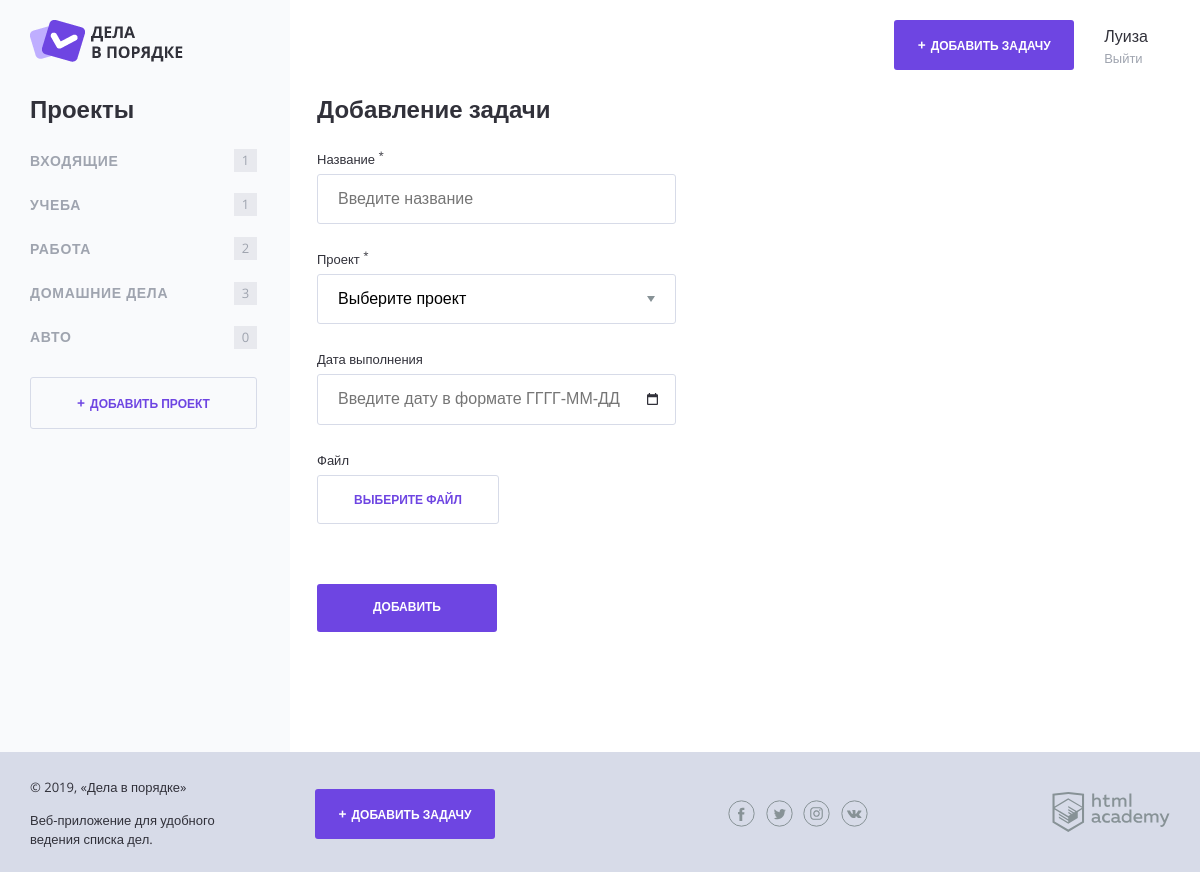
Page /?Add_Task on the committed database.
### tables this page shows
CREATE TABLE `project` (
  `ID` int(10) UNSIGNED NOT NULL,
  `Title` varchar(255) NOT NULL,
  `Autor` int(10) UNSIGNED NOT NULL
);

### helpers.php (called while the page is built, shortened)
<?php
function include_template($name, array $data = [])
{
    $name = 'templates/' . $name;
    extract($data);
    require $name;
    $result = ob_get_clean();
    return $result;
}
function getPostVal($name)
{
    return $_POST[$name] ?? "";
}
?>

### request.php (called while the page is built, shortened)
<?php
function GET_project($con, $user_id) {
    $sql = "SELECT ID, Title, Autor, (SELECT COUNT(*) FROM `task` WHERE `Category` = `project`.ID) AS `Quantity`  FROM `project` WHERE `Autor` = ".intval($user_id);
    $result = mysqli_query($con, $sql);
    $projectz = mysqli_fetch_all($result, MYSQLI_ASSOC);
    return $projectz;
}
?>

### templates/add.php (the view, shortened to what this page needs)
<?php
$errors_keys = [];
?>
<section class="content__side">
    <h2 class="content__side-heading">Проекты</h2>
    <nav class="main-navigation">
        <ul class="main-navigation__list">
        	<?php foreach ($projectz as $key => $projez): ?>
            <li class="main-navigation__list-item">
                <a class="main-navigation__list-item-link" href="index.php?project=<?=htmlspecialchars($projez['Title']); ?>"><?=htmlspecialchars($projez['Title']); ?></a>
                <span class="main-navigation__list-item-count"> <?=$projez['Quantity']; ?> </span>
            </li>
            <?php endforeach; ?>
        </ul>
    </nav>
    <a class="button button--transparent button--plus content__side-button"
       href="pages/form-project.html" target="project_add">Добавить проект</a>
</section>
<main class="content__main">
    <h2 class="content__main-heading">Добавление задачи</h2>
        <form class="form"  action="" method="POST" autocomplete="off" enctype="multipart/form-data">
          <div class="form__row">
            <label class="form__label" for="name">Название <sup>*</sup></label>
            <input class="form__input <?= in_array('name', $errors_keys)? "form__input--error":"" ?>" type="text" name="name" id="name" value="<?=getPostVal('name')?>" placeholder="Введите название" required maxlength="255">
          </div>
          <div class="form__row">
            <label class="form__label" for="project">Проект <sup>*</sup></label>
            <select class="form__input form__input--select <?= in_array('project', $errors_keys)? "form__input--error":"" ?>" name="project" id="project" required>
                <option value="" selected disabled hidden>Выберите проект</option>
            </select>
          </div>
          <div class="form__row">
            <label class="form__label " for="date">Дата выполнения</label>
            <input class="form__input form__input--date <?= in_array('date', $errors_keys)? "form__input--error":"" ?>" type="text" name="date" id="date" value="<?=getPostVal('date')?>" placeholder="Введите дату в формате ГГГГ-ММ-ДД">
          </div>
          <div class="form__row">
            <label class="form__label" for="file">Файл</label>
            <div class="form__input-file">
              <label class="button button--transparent <?= in_array('file', $errors_keys)? "form__input--error":"" ?>" for="file">
                <span>Выберите файл</span>
              </label>
            </div>
          </div>
          <div class="form__row form__row--controls">
            <input class="button" type="submit" name="" value="Добавить">
          </div>
        </form>
</main>

### rows in the picture
project: Title "ВХОДЯЩИЕ", Quantity "1"
project: Title "УЧЕБА", Quantity "1"
project: Title "РАБОТА", Quantity "2"
project: Title "ДОМАШНИЕ ДЕЛА", Quantity "3"
project: Title "АВТО", Quantity "0"
